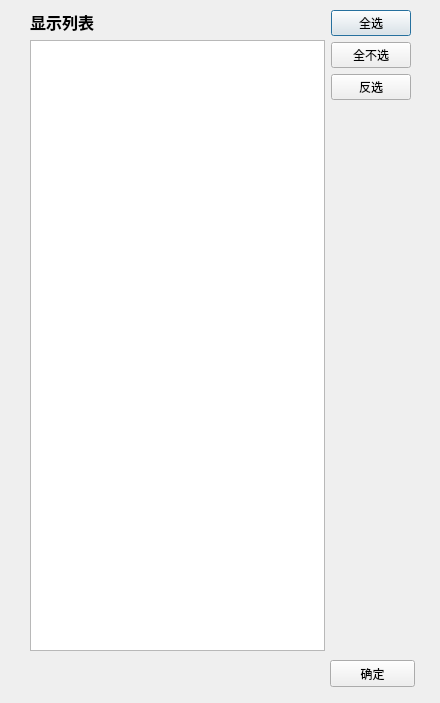
<?xml version="1.0" encoding="UTF-8"?>
<ui version="4.0">
 <class>I18nLanguage</class>
 <widget class="QDialog" name="I18nLanguage">
  <property name="geometry">
   <rect>
    <x>0</x>
    <y>0</y>
    <width>440</width>
    <height>703</height>
   </rect>
  </property>
  <property name="windowTitle">
   <string>Dialog</string>
  </property>
  <widget class="QWidget" name="layoutWidget">
   <property name="geometry">
    <rect>
     <x>30</x>
     <y>10</y>
     <width>381</width>
     <height>641</height>
    </rect>
   </property>
   <layout class="QHBoxLayout" name="horizontalLayout">
    <item>
     <layout class="QVBoxLayout" name="verticalLayout_3">
      <item>
       <widget class="QLabel" name="label">
        <property name="font">
         <font>
          <pointsize>12</pointsize>
          <weight>75</weight>
          <bold>true</bold>
         </font>
        </property>
        <property name="text">
         <string>显示列表</string>
        </property>
       </widget>
      </item>
      <item>
       <widget class="QListWidget" name="itemWidget">
        <property name="editTriggers">
         <set>QAbstractItemView::NoEditTriggers</set>
        </property>
       </widget>
      </item>
     </layout>
    </item>
    <item>
     <layout class="QVBoxLayout" name="verticalLayout">
      <item>
       <widget class="QPushButton" name="item_selectall">
        <property name="text">
         <string>全选</string>
        </property>
       </widget>
      </item>
      <item>
       <widget class="QPushButton" name="item_dselectall">
        <property name="text">
         <string>全不选</string>
        </property>
       </widget>
      </item>
      <item>
       <widget class="QPushButton" name="item_re">
        <property name="text">
         <string>反选</string>
        </property>
       </widget>
      </item>
      <item>
       <spacer name="verticalSpacer">
        <property name="orientation">
         <enum>Qt::Vertical</enum>
        </property>
        <property name="sizeHint" stdset="0">
         <size>
          <width>20</width>
          <height>40</height>
         </size>
        </property>
       </spacer>
      </item>
     </layout>
    </item>
   </layout>
  </widget>
  <widget class="QPushButton" name="btn_ok">
   <property name="geometry">
    <rect>
     <x>330</x>
     <y>660</y>
     <width>85</width>
     <height>27</height>
    </rect>
   </property>
   <property name="text">
    <string>确定</string>
   </property>
  </widget>
 </widget>
 <resources/>
 <connections/>
</ui>
